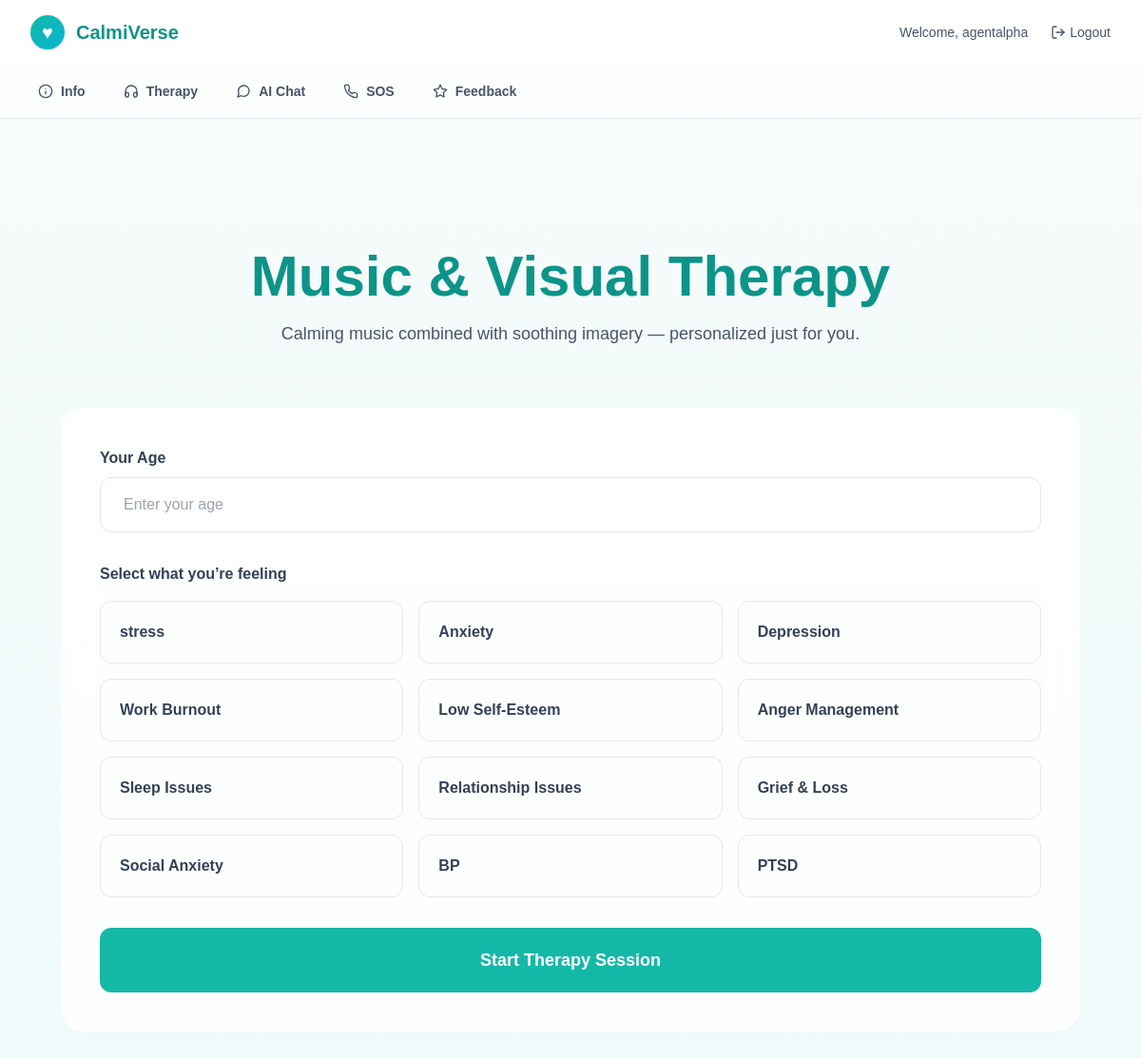
The page /therapy/ (signed in) on the database its author committed.
### core/models.py (models this page shows, shortened)
class MentalHealthIssue(models.Model):
    name = models.CharField(max_length=100, unique=True)

### core/views.py (the view, shortened to what this page needs)
# urls.py: path("therapy/", views.therapy, name="therapy"),
@login_required
def therapy(request):
    issues = MentalHealthIssue.objects.all()
    music_list = image_list = None
    return render(
        request,
        "therapy.html",
        {
            "issues": issues,
            "music_list": music_list,
            "image_list": image_list,
        },
    )

### core/templates/therapy.html (shortened to what this page needs)
{% extends "base.html" %} {% block content %}
<div class="max-w-6xl mx-auto px-6 pt-24 pb-20">
  <div class="text-center mb-16">
    <h1 class="text-6xl font-black mb-4 text-teal-600">
      Music & Visual Therapy
    </h1>
    <p class="text-slate-600 text-lg max-w-2xl mx-auto">
      Calming music combined with soothing imagery — personalized just for you.
    </p>
  </div>
  <form method="post" class="glass rounded-3xl p-10 mb-16">
    <div class="mb-8">
      <label class="block font-bold mb-2 text-slate-700">Your Age</label>
      <input
        type="number"
        name="age"
        required
        min="7"
        max="100"
        placeholder="Enter your age"
        class="w-full px-6 py-4 rounded-xl border focus:ring-2 focus:ring-teal-500 outline-none"
      />
    </div>
    <div class="mb-8">
      <label class="block font-bold mb-4 text-slate-700">
        Select what you’re feeling
      </label>
      <div class="grid md:grid-cols-2 lg:grid-cols-3 gap-4">
        {% for issue in issues %}
        <label class="cursor-pointer">
          <div
            class="p-5 rounded-xl border peer-checked:border-teal-500 peer-checked:bg-teal-50 transition"
          >
            <span class="font-semibold text-slate-700">{{ issue.name }}</span>
          </div>
        </label>
        {% endfor %}
      </div>
    </div>
    <button
      type="submit"
      class="w-full py-5 rounded-xl bg-teal-500 text-white font-bold text-lg hover:bg-teal-600 transition"
    >
      Start Therapy Session
    </button>
  </form>
</div>
{% endblock %}

### core/templates/base.html (shortened to what this page needs)
{% load static %}
<!DOCTYPE html>
<html lang="en">
  <head>
    <script src="https://cdn.tailwindcss.com"></script>
  </head>
  <body class="min-h-screen text-slate-800">
    <nav
      class="bg-white/90 backdrop-blur shadow-sm px-8 py-4 flex justify-between items-center"
    >
      <div class="flex items-center gap-3 text-teal-600 font-bold text-xl">
        <div
          class="w-9 h-9 bg-gradient-to-br from-teal-500 to-cyan-500 text-white rounded-full flex items-center justify-center shadow"
        >
          ♥
        </div>
        CalmiVerse
      </div>
      <div class="flex items-center gap-6 text-sm text-slate-600 font-medium">
        <span>Welcome, {{ request.user.username }}</span>
        <a
          href="/logout/"
          class="flex items-center gap-1 hover:text-red-500 transition"
        >
          <i data-feather="log-out" class="w-4"></i>
          Logout
        </a>
      </div>
    </nav>
    <div class="bg-white/70 backdrop-blur border-b border-slate-200">
      <div class="flex gap-10 px-10 py-4 text-sm font-semibold text-slate-600">
        <a href="/dashboard/" class="nav-link">
          <i data-feather="info" class="w-4"></i>
          Info
        </a>
        <a href="/therapy/" class="nav-link">
          <i data-feather="headphones" class="w-4"></i>
          Therapy
        </a>
        <a href="/ai/" class="nav-link">
          <i data-feather="message-circle" class="w-4"></i>
          AI Chat
        </a>
        <a href="/sos/" class="nav-link">
          <i data-feather="phone" class="w-4"></i>
          SOS
        </a>
        <a href="/feedback/" class="nav-link">
          <i data-feather="star" class="w-4"></i>
          Feedback
        </a>
      </div>
    </div>
    <main class="px-10 py-10">{% block content %}{% endblock %}</main>
  </body>
</html>

### core/templates/base.html (style rules this page uses)
body { background: linear-gradient(180deg, #f7fbfb, #eefafa); font-family: "Inter", sans-serif; }
.nav-link { display: flex; align-items: center; gap: 0.5rem; transition: color 0.3s ease; }

### core/templates/therapy.html (style rules this page uses)
body { font-family: "Plus Jakarta Sans", sans-serif; }
.glass { background: rgba(255, 255, 255, 0.85); backdrop-filter: blur(18px); border: 1px solid rgba(255, 255, 255, 0.5); }

### rows shown on the page
MentalHealthIssue: name "stress"
MentalHealthIssue: name "Anxiety"
MentalHealthIssue: name "Depression"
MentalHealthIssue: name "Work Burnout"
MentalHealthIssue: name "Low Self-Esteem"
MentalHealthIssue: name "Anger Management"
MentalHealthIssue: name "Sleep Issues"
MentalHealthIssue: name "Relationship Issues"
MentalHealthIssue: name "Grief & Loss"
MentalHealthIssue: name "Social Anxiety"
MentalHealthIssue: name "BP"
MentalHealthIssue: name "PTSD"

### other values the page prints
{{ request.user.username }} "agentalpha"
